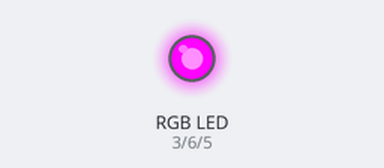
Bench run of a sketch on a simulated Arduino Uno, built with avr-gcc and run on an emulated ATmega328P. Parts: an RGB LED mixed from three pins (HIGH = lit).

Above: at 0.05 s.
At 1.0 s:
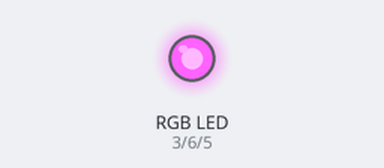
At 1.95 s:
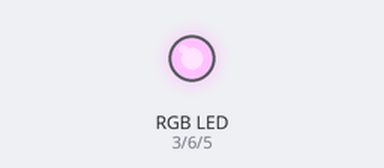
At 3.85 s:
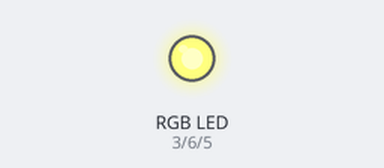
At 5.75 s:
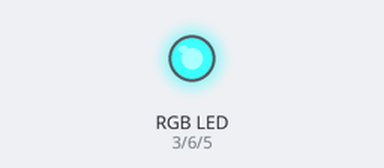
At 7.7 s:
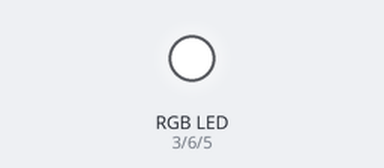
Timing chart, 0 to 10.0 s (numbered marks = the images above):
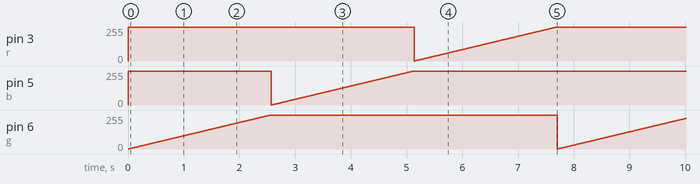

Measured:
- by itself, pin 3 (r), pin 5 (b), pin 6 (g): ramps from 0/255 to 255/255 and jumps back, once every 7.7 s

The sketch:

20250311or2.ino
```cpp
int r=3;
int b=5;
int g=6;
void setup()
{
   pinMode(r, OUTPUT);
   pinMode(g, OUTPUT);
   pinMode(b, OUTPUT);
}

void loop()
{

  //kanota 5v verilir 255 ikik tarafta ledin parlaklığı düşüyordur

  int i;
  for(i=0;i<=255;i++)
  {

    analogWrite(r,255);
    analogWrite(g,i);
    analogWrite(b,255);
    delay(10);
  }
    for(i=0;i<=255;i++)
  {

    analogWrite(g,255);
    analogWrite(b,i);
      analogWrite(r,255);
       delay(10);
  }

    for(i=0;i<=255;i++)
  {

    analogWrite(b,255);
    analogWrite(r,i);
      analogWrite(g,255);
       delay(10);
  }
}
```
